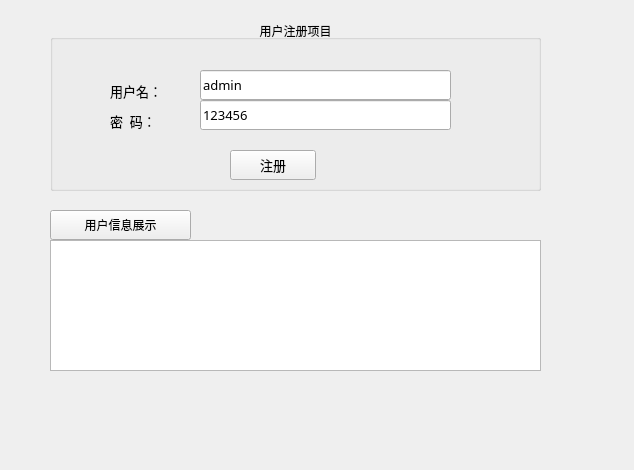
<?xml version="1.0" encoding="UTF-8"?>
<ui version="4.0">
 <class>Register</class>
 <widget class="QWidget" name="Register">
  <property name="geometry">
   <rect>
    <x>0</x>
    <y>0</y>
    <width>634</width>
    <height>470</height>
   </rect>
  </property>
  <property name="windowTitle">
   <string>Register</string>
  </property>
  <widget class="QGroupBox" name="groupBox">
   <property name="geometry">
    <rect>
     <x>50</x>
     <y>20</y>
     <width>491</width>
     <height>171</height>
    </rect>
   </property>
   <property name="title">
    <string>用户注册项目</string>
   </property>
   <property name="alignment">
    <set>Qt::AlignCenter</set>
   </property>
   <widget class="QLabel" name="label">
    <property name="geometry">
     <rect>
      <x>60</x>
      <y>60</y>
      <width>81</width>
      <height>22</height>
     </rect>
    </property>
    <property name="font">
     <font>
      <family>Agency FB</family>
      <pointsize>10</pointsize>
     </font>
    </property>
    <property name="text">
     <string>用户名：</string>
    </property>
   </widget>
   <widget class="QLabel" name="label_2">
    <property name="geometry">
     <rect>
      <x>60</x>
      <y>90</y>
      <width>81</width>
      <height>22</height>
     </rect>
    </property>
    <property name="font">
     <font>
      <family>Agency FB</family>
      <pointsize>10</pointsize>
     </font>
    </property>
    <property name="text">
     <string>密  码：</string>
    </property>
   </widget>
   <widget class="QLineEdit" name="leRegname">
    <property name="geometry">
     <rect>
      <x>150</x>
      <y>50</y>
      <width>251</width>
      <height>30</height>
     </rect>
    </property>
    <property name="font">
     <font>
      <family>Agency FB</family>
      <pointsize>10</pointsize>
     </font>
    </property>
    <property name="text">
     <string>admin</string>
    </property>
   </widget>
   <widget class="QLineEdit" name="leRepass">
    <property name="geometry">
     <rect>
      <x>150</x>
      <y>80</y>
      <width>251</width>
      <height>30</height>
     </rect>
    </property>
    <property name="font">
     <font>
      <family>Agency FB</family>
      <pointsize>10</pointsize>
     </font>
    </property>
    <property name="text">
     <string>123456</string>
    </property>
   </widget>
   <widget class="QPushButton" name="pbegister">
    <property name="geometry">
     <rect>
      <x>180</x>
      <y>130</y>
      <width>86</width>
      <height>30</height>
     </rect>
    </property>
    <property name="font">
     <font>
      <family>Agency FB</family>
      <pointsize>10</pointsize>
     </font>
    </property>
    <property name="text">
     <string>注册</string>
    </property>
   </widget>
  </widget>
  <widget class="QListView" name="lstUser">
   <property name="geometry">
    <rect>
     <x>50</x>
     <y>240</y>
     <width>491</width>
     <height>131</height>
    </rect>
   </property>
   <property name="font">
    <font>
     <pointsize>10</pointsize>
    </font>
   </property>
  </widget>
  <widget class="QPushButton" name="pbFind">
   <property name="geometry">
    <rect>
     <x>50</x>
     <y>210</y>
     <width>141</width>
     <height>30</height>
    </rect>
   </property>
   <property name="font">
    <font>
     <family>Agency FB</family>
     <pointsize>9</pointsize>
    </font>
   </property>
   <property name="text">
    <string>用户信息展示</string>
   </property>
  </widget>
 </widget>
 <resources/>
 <connections/>
</ui>
